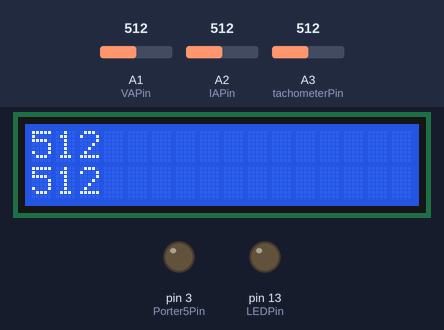
This sketch was run on a simulated Arduino Uno, built with avr-gcc and run on an emulated ATmega328P. On the bench: 16×2 character LCD, output pins drawn as LEDs (lit = HIGH). The inputs (shaded band) are chosen by the test bench; at power-on: A1 (VAPin) = 512, A2 (IAPin) = 512, A3 (tachometerPin) = 512. What the sketch prints to the serial monitor is not drawn.

Above: at 1.2 s.
1.3 s: A1 (VAPin) set to 716
At 15.5 s:
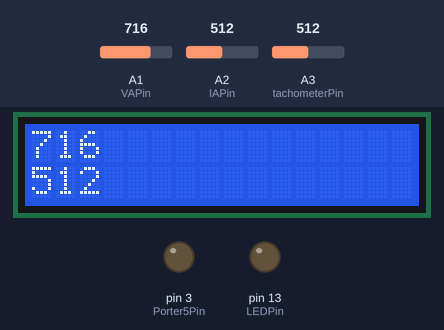
Timing chart, 0 to 17.0 s (numbered marks = the images above; inputs shaded):
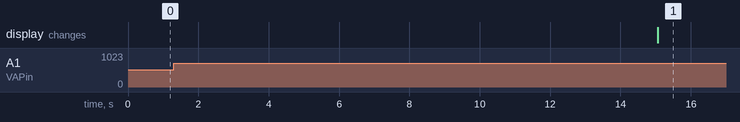

The sketch:

Race-Code.ino
```cpp
#include <Arduino.h>

//Set Up
  //Set up Analog Inputs
    const byte ButtonInPin=0;
    const byte VAPin=1;
    const byte IAPin=2;
    const byte tachometerPin=3;

  //Set up Outputs
    const byte Porter5Pin=3;
    const byte LEDPin=13;

  //Set Up Variables
    int ButtonIn=0;
    int CycleCount=0;     //Begins counter for amount of cycles the program has run
    int readingCount = 0;
    int voltageList[]={0.0};
    int currentList[]={0,0};
    int rpmList[]={0,0};
    int tachVoltage = 244;

  //Set Up Liquid Crystal Display
    // include the library code:
    #include <LiquidCrystal.h>
    // initialize the library with the numbers of the interface pins
    LiquidCrystal lcd(8, 9, 4, 5, 6, 7);


void setup() {
  // put your setup code here, to run once:

  pinMode(Porter5Pin,OUTPUT);
  pinMode(LEDPin,OUTPUT);

  lcd.begin(16,2);
  Serial.begin(9600);
}

void loop() {
  // put your main code here, to run repeatedly:

  int tStart = millis();

  //First 15 Seconds
    Serial.print('t=');
    Serial.println(String(tStart));

    voltageList [readingCount] = voltageList + testVoltage();
    currentList [readingCount]= currentList + testCurrent();
    readingCount ++;

    int rpm = 0;

    while (millis() < tStart + 15000){

      if (analogRead(tachometerPin) < tachVoltage){
        rpm ++;
        }

    }

  //15s - 30s
    Serial.print('t=');
    Serial.println(String(tStart+15000));

    voltageList [readingCount] = voltageList + testVoltage();
    currentList [readingCount]= currentList + testCurrent();
    readingCount ++;

    while (millis() < tStart + 30000 ){

      if (analogRead(tachometerPin) < tachVoltage){
        rpm ++;
        }

    }

  //30s - 45s
    Serial.print('t=');
    Serial.println(String(tStart+30000));

    voltageList [readingCount] = voltageList + testVoltage();
    currentList [readingCount]= currentList + testCurrent();
    readingCount ++;

    while (millis() < tStart + 45000 ){

      if (analogRead(tachometerPin) < tachVoltage){
        rpm ++;
        }

    }

  //45s - 60s
    Serial.print('t=');
    Serial.println(String(tStart+45000));

    voltageList [readingCount] = voltageList + testVoltage();
    currentList [readingCount]= currentList + testCurrent();
    readingCount ++;

    while (millis() < tStart + 60000 ){

      if (analogRead(tachometerPin) < tachVoltage){
        rpm ++;
        }

    }

    rpmList [readingCount/4] = rpm;
}

int testVoltage(){

  int RawVoltage = analogRead(VAPin); //Creates Temporary Variable for prelimanary voltage reading and sets the new voltage reading

  //Maths goes here

  String VoltageReading = String(RawVoltage); // Set the voltage into a string that can be read by the LCD

  lcd.setCursor(0,0); //Top Line Message
  lcd.print(VoltageReading); //LCD Voltage Display

  Serial.print('V=');
  Serial.println(VoltageReading);

  return RawVoltage; //Returns Voltage Reading
}

int testCurrent(){

  int RawCurrent=analogRead(IAPin);//Creates Temporary Variable for prelimanary current reading and sets new current reading

  //Maths goes here

  String CurrentReading = String(RawCurrent); // Set the current into a string that can be read by the LCD

  lcd.setCursor(0,1); //Bottom Line Message
  lcd.print(CurrentReading); //LCD Current Display

  Serial.print('I=');
  Serial.println(CurrentReading);

  return RawCurrent; //Returns Current Reading
}
```

Measured:
- after the input at 1.3 s, the display: changes after 13.8 s (image 1)
